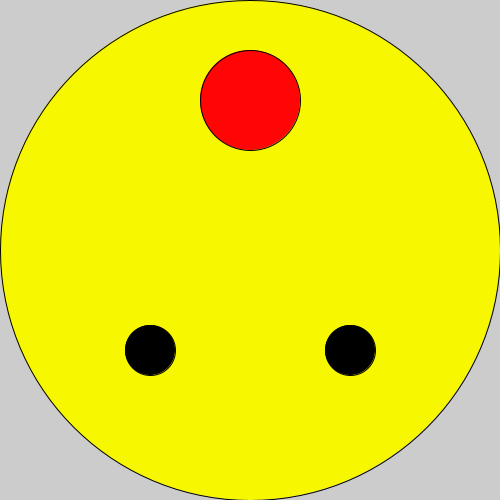
Frame 1 (no input)
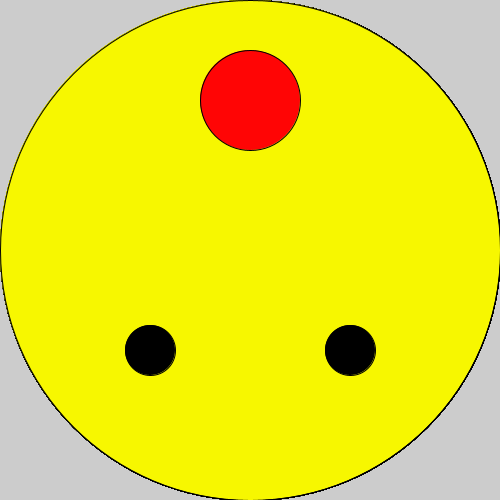
Frame 60 (the mouse pressed at the canvas centre just before this capture)
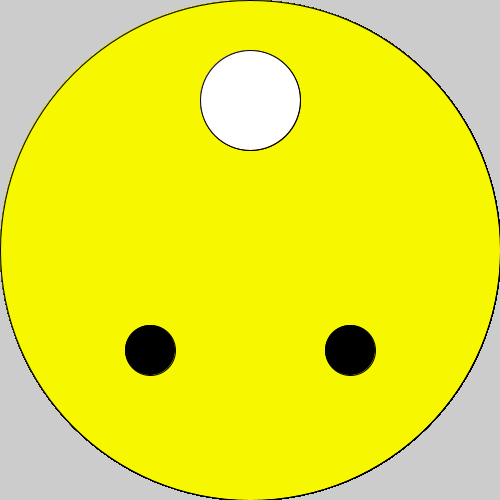
Frame 120 (the mouse held since frame 60 and released just before this capture)

The Processing sketch that drew these frames (run headless with seeded random() and noise(); from frame 60 on, the mouse is pressed at the canvas centre):

// Processing sketch: uspide_down_smiley_face_that_s_mouth_changes_color_every_time_y
// ── uspide_down_smiley_face_that_s_mouth_changes_color_every_time_y.pde
void setup(){
  size(500,500);
}
void draw(){
fill(#F7F700);
ellipse(250,250,500,500);
fill(#000000);
ellipse(150,350,50,50);
ellipse(350,350,50,50);
fill(#FF0505);
ellipse(250,100,100,100);
if(mousePressed){
  fill(#FFFFFF);
  ellipse(250,100,100,100);
}
}
